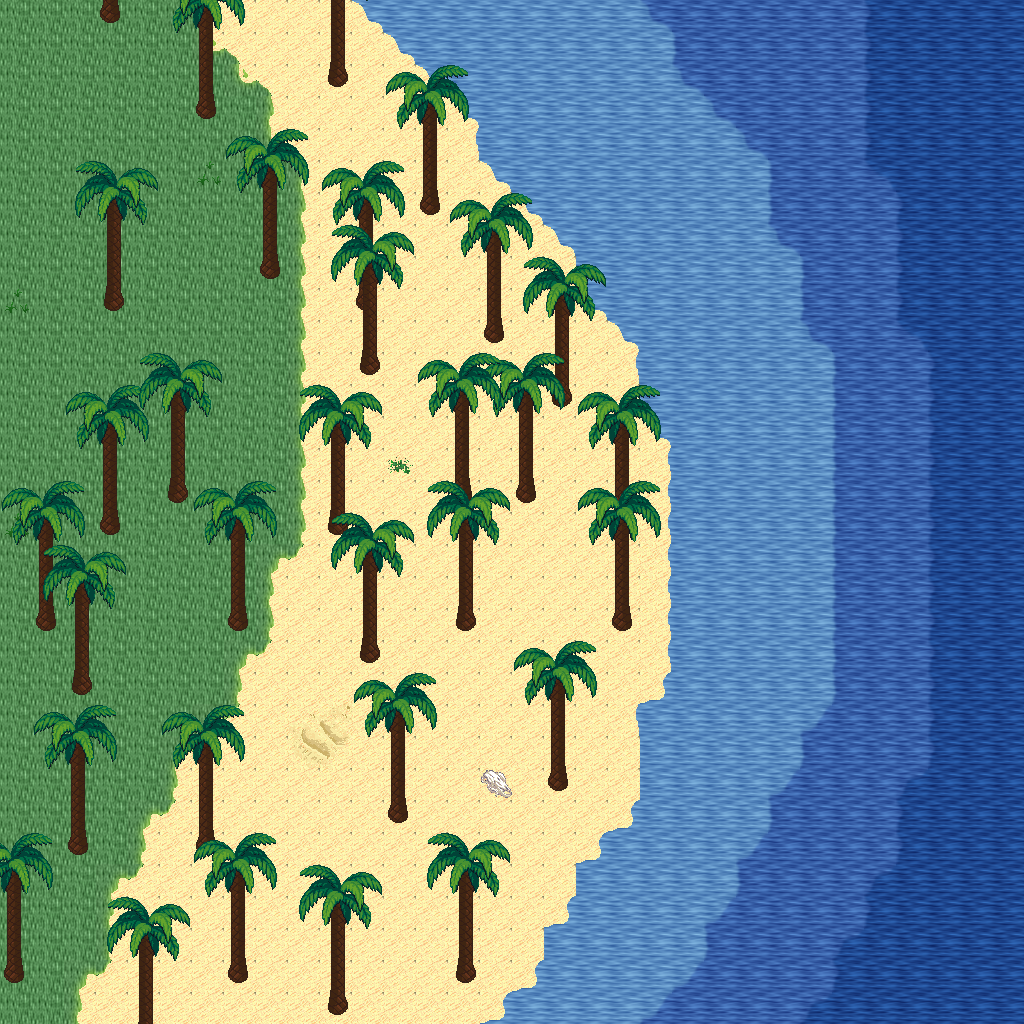

A level layout from a 2D game, rendered from its tile map. Below: a short description, then the map file with tile-grid data replaced by summaries:
An orthogonal 32x32 tile map with 32x32 px tiles, 5 tile layers (Ground, Objects, Objects2, Above, ...), 1 hidden layer not drawn, 27 tilesets.

<map version="1.10" tiledversion="1.11.0" orientation="orthogonal" renderorder="right-down" width="32" height="32" tilewidth="32" tileheight="32" infinite="0" nextlayerid="11" nextobjectid="1">
 <tileset firstgid="1" name="logic_collision" tilewidth="32" tileheight="32" tilecount="1" columns="1">
  <image source="../drawable/logic_collision.png" width="32" height="32" />
 </tileset>
 <tileset firstgid="2" name="ground_ground" tilewidth="32" tileheight="32" tilecount="33" columns="3">
  <image source="../drawable/ground_ground.png" width="96" height="352" />
 </tileset>
 <tileset firstgid="35" name="ground_water_pool" tilewidth="32" tileheight="32" tilecount="72" columns="3">
  <image source="../drawable/ground_water_pool.png" width="96" height="768" />
 </tileset>
 <tileset firstgid="107" name="ground_water_pool_corners" tilewidth="32" tileheight="32" tilecount="72" columns="3">
  <image source="../drawable/ground_water_pool_corners.png" width="96" height="768" />
 </tileset>
 <tileset firstgid="179" name="ground_grass_edges" tilewidth="32" tileheight="32" tilecount="36" columns="12">
  <image source="../drawable/ground_grass_edges.png" width="384" height="96" />
 </tileset>
 <tileset firstgid="215" name="plant_grasses" tilewidth="32" tileheight="32" tilecount="6" columns="3">
  <image source="../drawable/plant_grasses.png" width="96" height="64" />
 </tileset>
 <tileset firstgid="221" name="ground_grass_corners" tilewidth="32" tileheight="32" tilecount="24" columns="6">
  <image source="../drawable/ground_grass_corners.png" width="192" height="128" />
 </tileset>
 <tileset firstgid="245" name="plant_flower_daisy_white" tilewidth="32" tileheight="32" tilecount="8" columns="2">
  <image source="../drawable/plant_flower_daisy_white.png" width="64" height="128" />
 </tileset>
 <tileset firstgid="253" name="item_corpse_huge_animal" tilewidth="32" tileheight="32" tilecount="16" columns="2">
  <image source="../drawable/item_corpse_huge_animal.png" width="64" height="256" />
 </tileset>
 <tileset firstgid="269" name="plant_cactus" tilewidth="32" tileheight="32" tilecount="2" columns="1">
  <image source="../drawable/plant_cactus.png" width="32" height="64" />
 </tileset>
 <tileset firstgid="271" name="item_corpse_skull_pale" tilewidth="32" tileheight="32" tilecount="2" columns="2">
  <image source="../drawable/item_corpse_skull_pale.png" width="64" height="32" />
 </tileset>
 <tileset firstgid="273" name="logic_creature_animal" tilewidth="32" tileheight="32" tilecount="32" columns="8">
  <image source="../drawable/logic_creature_animal.png" width="256" height="128" />
 </tileset>
 <tileset firstgid="305" name="logic_creature_golem" tilewidth="32" tileheight="32" tilecount="4" columns="4">
  <image source="../drawable/logic_creature_golem.png" width="128" height="32" />
 </tileset>
 <tileset firstgid="309" name="logic_creature_elemental" tilewidth="32" tileheight="32" tilecount="16" columns="8">
  <image source="../drawable/logic_creature_elemental.png" width="256" height="64" />
 </tileset>
 <tileset firstgid="325" name="ground_water_pool_deep" tilewidth="32" tileheight="32" tilecount="72" columns="3">
  <image source="../drawable/ground_water_pool_deep.png" width="96" height="768" />
 </tileset>
 <tileset firstgid="397" name="plant_tree_palm_trees" tilewidth="32" tileheight="32" tilecount="40" columns="4">
  <image source="../drawable/plant_tree_palm_trees.png" width="128" height="320" />
 </tileset>
 <tileset firstgid="437" name="building_roof_straw" tilewidth="32" tileheight="32" tilecount="20" columns="5">
  <image source="../drawable/building_roof_straw.png" width="160" height="128" />
 </tileset>
 <tileset firstgid="457" name="item_sign_large" tilewidth="32" tileheight="32" tilecount="15" columns="5">
  <image source="../drawable/item_sign_large.png" width="160" height="96" />
 </tileset>
 <tileset firstgid="472" name="item_campfires" tilewidth="32" tileheight="32" tilecount="2" columns="2">
  <image source="../drawable/item_campfires.png" width="64" height="32" />
 </tileset>
 <tileset firstgid="474" name="item_firewood" tilewidth="32" tileheight="32" tilecount="12" columns="3">
  <image source="../drawable/item_firewood.png" width="96" height="128" />
 </tileset>
 <tileset firstgid="486" name="logic_item_corn" tilewidth="32" tileheight="32" tilecount="5" columns="5">
  <image source="../drawable/logic_item_corn.png" width="160" height="32" />
 </tileset>
 <tileset firstgid="491" name="plant_tree_umbrella_thorn" tilewidth="32" tileheight="32" tilecount="18" columns="6">
  <image source="../drawable/plant_tree_umbrella_thorn.png" width="192" height="96" />
 </tileset>
 <tileset firstgid="509" name="logic_item_fruits" tilewidth="32" tileheight="32" tilecount="16" columns="8">
  <image source="../drawable/logic_item_fruits.png" width="256" height="64" />
 </tileset>
 <tileset firstgid="525" name="ground_sand_2" tilewidth="32" tileheight="32" tilecount="15" columns="5">
  <image source="../drawable/ground_sand_2.png" width="160" height="96" />
 </tileset>
 <tileset firstgid="540" name="ground_sand_1" tilewidth="32" tileheight="32" tilecount="10" columns="2">
  <image source="../drawable/ground_sand_1.png" width="64" height="160" />
 </tileset>
 <tileset firstgid="550" name="logic_creature_reptile" tilewidth="32" tileheight="32" tilecount="7" columns="7">
  <image source="../drawable/logic_creature_reptile.png" width="224" height="32" />
 </tileset>
 <tileset firstgid="557" name="logic_creature_human_cannibal" tilewidth="32" tileheight="32" tilecount="4" columns="4">
  <image source="../drawable/logic_creature_human_cannibal.png" width="128" height="32" />
 </tileset>
 <layer id="1" name="Ground" width="32" height="32">
  <data>[1024 cells, 1024 non-empty, 17 distinct tile ids]</data>
 </layer>
 <layer id="2" name="Objects" width="32" height="32">
  <data>[1024 cells, 130 non-empty, 13 distinct tile ids]</data>
 </layer>
 <layer id="3" name="Objects2" width="32" height="32">
  <data>[1024 cells, 0 non-empty, 0 distinct tile ids]</data>
 </layer>
 <layer id="4" name="Above" width="32" height="32">
  <data>[1024 cells, 363 non-empty, 28 distinct tile ids]</data>
 </layer>
 <layer id="5" name="Above2" width="32" height="32">
  <data>[1024 cells, 34 non-empty, 16 distinct tile ids]</data>
 </layer>
 <layer id="6" name="Walkable" width="32" height="32" visible="0">
  <data>[1024 cells, 285 non-empty, 1 distinct tile ids]</data>
 </layer>
 <objectgroup id="7" name="Mapevents" />
 <objectgroup id="8" name="Spawn" />
 <objectgroup id="9" name="Keys" />
 <objectgroup id="10" name="Replace" />
</map>
